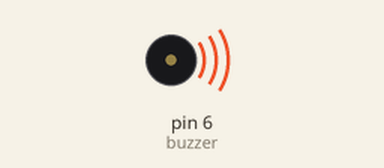
Bench run of a sketch on a simulated Arduino Uno, built with avr-gcc and run on an emulated ATmega328P. Parts: buzzer (waves = sounding). What the sketch prints to the serial monitor is not drawn.

Above: at 0.2 s.
At 5.02 s:
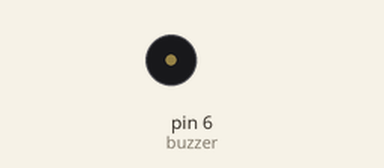
Timing chart, 0 to 5.4 s (numbered marks = the images above):
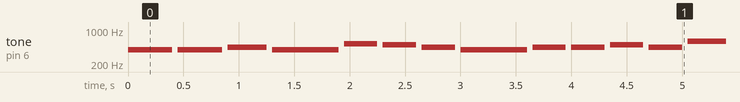

The sketch:

buzzer_istiklal_marsi_pasif.ino
```cpp
// İSTİKLAL MARŞI - Pasif Buzzer İçin
// Sadece ilk bölüm - Korkma sönmez...

const int buzzer = 6;  // Pasif buzzer pin 6'da

// Nota frekansları (Hz)
#define SOL 392
#define LA 440
#define SI 494
#define DO2 523
#define RE2 587
#define MI2 659

void setup() {
  pinMode(buzzer, OUTPUT);
  Serial.begin(9600);
  Serial.println("İstiklal Marşı - Pasif Buzzer");
}

void loop() {
  // === 1. SATIR: "Korkma sönmez bu şafaklarda yüzen al sancak" ===

  // "Kork-ma" (SOL - SOL)
  tone(buzzer, SOL, 400); delay(450);
  tone(buzzer, SOL, 400); delay(450);

  // "sön-mez" (LA - SOL)
  tone(buzzer, LA, 350); delay(400);
  tone(buzzer, SOL, 600); delay(650);

  // "bu şa-fak-lar-da" (DO2 - SI - LA - SOL)
  tone(buzzer, DO2, 300); delay(350);
  tone(buzzer, SI, 300); delay(350);
  tone(buzzer, LA, 300); delay(350);
  tone(buzzer, SOL, 600); delay(650);

  // "yü-zen" (LA - LA)
  tone(buzzer, LA, 300); delay(350);
  tone(buzzer, LA, 300); delay(350);

  // "al" (SI)
  tone(buzzer, SI, 300); delay(350);

  // "san-cak" (LA - RE2 - DO2)
  tone(buzzer, LA, 300); delay(350);
  tone(buzzer, RE2, 350); delay(400);
  tone(buzzer, DO2, 800); delay(850);

  // Biraz bekle ve tekrar et
  noTone(buzzer);
  delay(2000);
}
```

Measured:
- by itself, tone on pin 6 (buzzer): plays 392 Hz for 0.40 s, 392 Hz for 0.40 s, 440 Hz for 0.35 s, 392 Hz for 0.60 s, 523 Hz for 0.30 s, 494 Hz for 0.30 s … (224 notes in this stretch)
